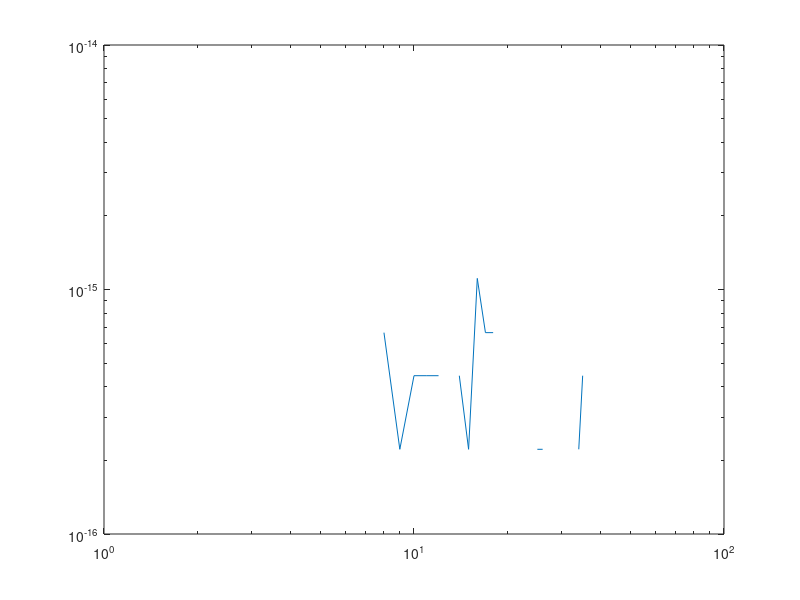

Here is the MATLAB script that generated this plot:

format long e

orig = 100
x = orig;

%% Onschadelijke berekening?

n = 40;
opl1 = zeros(n,1);
opl2 = zeros(n,1);

for k = 1:n
    x = sqrt(x);
    opl1(k) = x;
end
for k = 1:n
    opl2(k) = x;
    x = x.^2;
end

%% Relatieve fout op het eindresultaat x

fout = ((orig - x)/orig)

%% Relatieve fout op de tussenresultaten

% exacte_x geeft de exacte waarden op machine-precisie na, die in theorie
% tijdens het uitvoeren van de eerste lus bekomen worden:
load exacte_x

fout1 = opl1 - exacte_x 
fout2 = opl2 - exacte_x

%% Plot relatieve fout op de tussenresultaten

figure(1)
% plot
% semilogx
% semilogy
loglog(fout1)

figure(2)
% plot
% semilogx
% semilogy
%loglog





